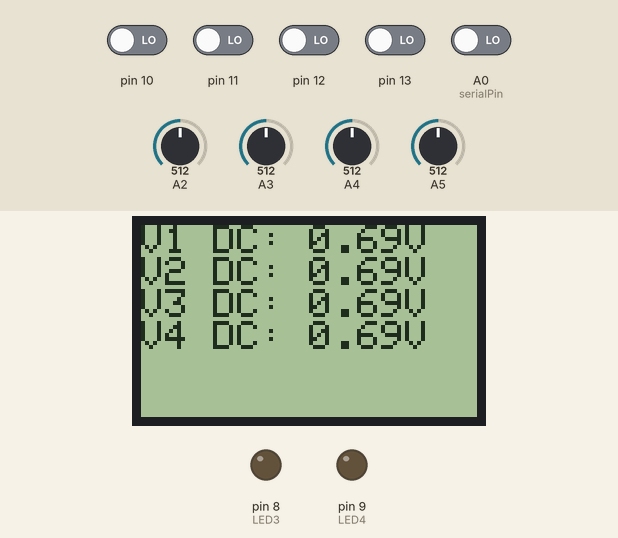
Recording of a sketch running on a simulated Arduino Uno, built with avr-gcc and run on an emulated ATmega328P. Shown: 84×48 one-colour display, output pins drawn as LEDs (lit = HIGH). Inputs (shaded band) come from the test bench; at power-on: A0 (serialPin), pin 10–13 LOW, A2 = 512, A3 = 512, A4 = 512, A5 = 512. What the sketch prints to the serial monitor is not drawn.

Above: at 3.2 s.
3.3 s: pin 12 driven HIGH
At 4.7 s:
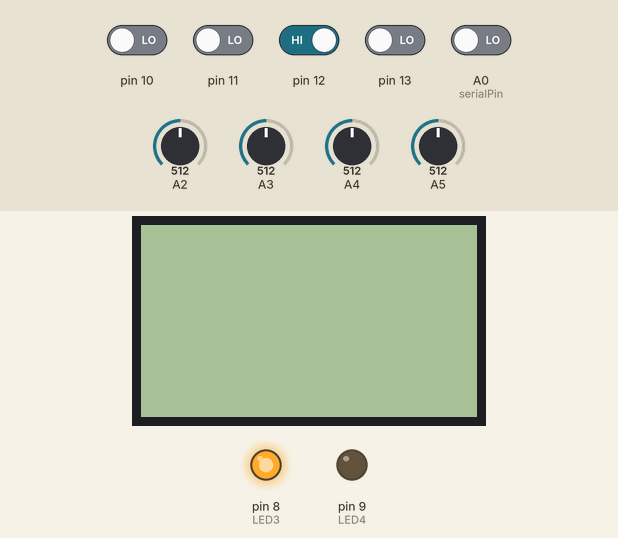
5.4 s: A2 set to 913
7.1 s: A2 set to 934
At 8.1 s:
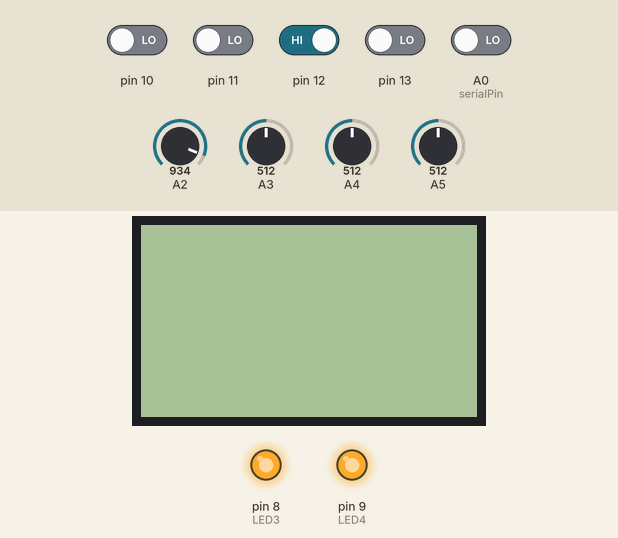
8.7 s: A3 set to 371
10.3 s: A3 set to 352
At 11.6 s:
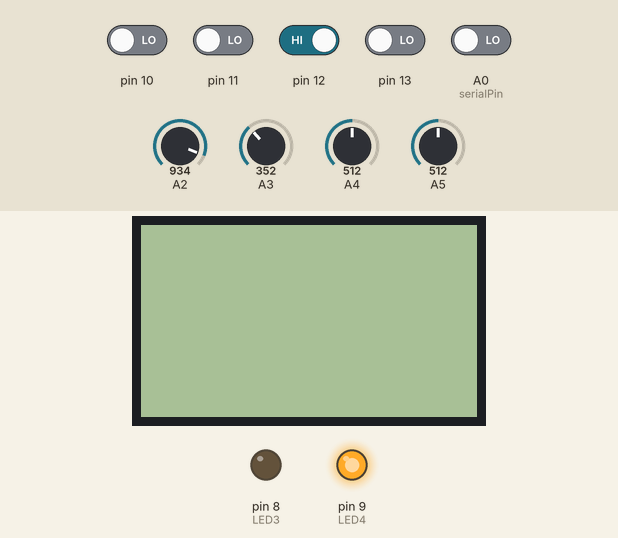
Timing chart, 0 to 13.3 s (numbered marks = the images above; inputs shaded):
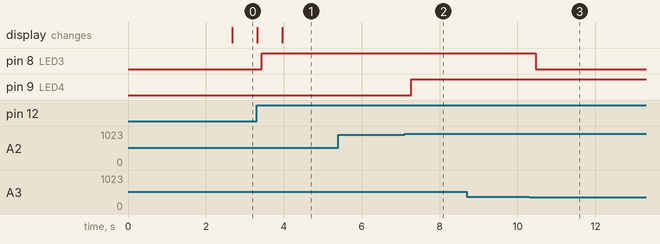

Measured:
- the behaviour switches between 924 and 925 on A2 (found by bisection; images 1 and 2)
- the behaviour switches between 360 and 359 on A3 (found by bisection; images 2 and 3)
- after the input at 3.3 s, pin 8 (LED3): LOW → HIGH after 0.14 s
- after the input at 5.4 s, every drawn part: stays the same
- after the input at 7.1 s, pin 9 (LED4): LOW → HIGH after 0.18 s
- after the input at 8.7 s, every drawn part: stays the same
- after the input at 10.3 s, pin 8 (LED3): HIGH → LOW after 0.17 s

The sketch:

lab3-ac.ino
```cpp
//     Universidad de Costa Rica
// Laboratorio de Microcontroladores
// Laboratorio 3 - Voltimetro 4 canales
// Estudiantes;  Raquel Corrales Marín B92378
//               Alexa Carmona Buzo B91643
// Febrero 2022.

#include <SPI.h>
#include <Adafruit_GFX.h>
#include <Adafruit_PCD8544.h>
#define LED1 0
#define LED2 1
#define LED3 8
#define LED4 9
Adafruit_PCD8544 display = Adafruit_PCD8544(7, 6, 5, 4, 2);
float v0 = 4.98; // valor real de la alimentacion de Arduino, Vcc
float r1 = 100000; // 100k
float r2 = 10000; // 10K
float v_1 = 0;
float v_2 = 0;
float v_3 = 0;
float v_4 = 0;
int serialPin = A0;
int buttonState = 0;

void setup() {
pinMode(serialPin, INPUT);
pinMode(13, INPUT);
pinMode(12, INPUT);
pinMode(11, INPUT);
pinMode(10, INPUT);
pinMode(LED1, OUTPUT);
pinMode(LED2, OUTPUT);
pinMode(LED3, OUTPUT);
pinMode(LED4, OUTPUT);

Serial.begin(9600);
display.begin();
display.setContrast(57);
display.clearDisplay();
display.setTextSize(1);
display.setTextColor(BLACK);
display.clearDisplay();


delay(2000);
}

void loop() {


  uint16_t max_v1 = 0;
    for(uint8_t i = 0; i < 100; i++) {
    uint16_t r = analogRead(5);  // read from analog channel 3 (A3)
    if(max_v1 < r) max_v1 = r;
    delayMicroseconds(200);
  }

  uint16_t max_v2 = 0;
    for(uint8_t i = 0; i < 100; i++) {
    uint16_t r = analogRead(4);  // read from analog channel 3 (A3)
    if(max_v2 < r) max_v2 = r;
    delayMicroseconds(200);
  }

  uint16_t max_v3 = 0;
    for(uint8_t i = 0; i < 100; i++) {
    uint16_t r = analogRead(3);  // read from analog channel 3 (A3)
    if(max_v3 < r) max_v3 = r;
    delayMicroseconds(200);
  }

  uint16_t max_v4 = 0;
    for(uint8_t i = 0; i < 100; i++) {
    uint16_t r = analogRead(2);  // read from analog channel 3 (A3)
    if(max_v4 < r) max_v4 = r;
    delayMicroseconds(200);
  }

  //--------------------------------------------------------------------
  // Calculos e impresion en pantalla
  //--------------------------------------------------------------------
  int interruptor1 = digitalRead(10);   //lee el estado del botón
  int interruptor2 = digitalRead(11);   //lee el estado del botón
  int interruptor3 = digitalRead(12);   //lee el estado del botón
  int interruptor4 = digitalRead(13);   //lee el estado del botón
//----------------------------------------------------------------------
//----------------------------------------------------------------------
//----------------------------------------------------------------------
  if(interruptor1==HIGH) {          //si el estado es pulsado

    float v_00 = max_v1*0.00488*(1+r1/r2);
     v_1 = v_00 *0.7071+0.7;

    display.print("V1 AC: ");
    display.print(v_1);
    display.print("V");

  // ENCENDIDO DE LEDs DE EMERGENCIA POR LIMITE DE TENSION para tension entrada, no rms
    float v = v_00 +0.7;
    if (20 < v || v < -20) {
      digitalWrite(LED1, HIGH);
    }
    else {
      digitalWrite(LED1, LOW);
    }

  }
  else{                                   //si el estado es no pulsado

     float v = analogRead(5) *0.00488;
      v_1 = v*9.6-24 + 0.7;
      display.print("V1 DC: ");
      display.print(v_1);
      display.print("V");

    // ENCENDIDO DE LEDs DE EMERGENCIA POR LIMITE DE TENSION
    if (20 < v_1 || v_1 < -20) {
      digitalWrite(LED1, HIGH);
    }
    else {
      digitalWrite(LED1, LOW);
    }
  }


//----------------------------------------------------------------------
//----------------------------------------------------------------------
//----------------------------------------------------------------------
  if(interruptor2==HIGH) {          //si el estado es pulsado

     float v_00 = max_v2*0.00488*(1+r1/r2);
     v_2 = v_00 *0.7071+0.7;
    display.print("\n");
    display.print("V2 AC: ");
    display.print(v_2);
    display.print("V");
  // ENCENDIDO DE LEDs DE EMERGENCIA POR LIMITE DE TENSION para tension entrada, no rms
    float v = v_00 +0.7;
    if (20 < v || v < -20) {
      digitalWrite(LED2, HIGH);
    }
    else {
      digitalWrite(LED2, LOW);
    }
  }
  else{                                   //si el estado es no pulsado
      float v = analogRead(4) *0.00488;
      v_2 = v*9.6 -24 + 0.7;
      display.print("\n");
      display.print("V2 DC: ");
      display.print(v_2);
      display.print("V");

   // ENCENDIDO DE LEDs DE EMERGENCIA POR LIMITE DE TENSION
    if (20 < v_2 || v_2 < -20) {
      digitalWrite(LED2, HIGH);
    }
    else {
      digitalWrite(LED2, LOW);
  }
   }


//----------------------------------------------------------------------
//----------------------------------------------------------------------
//----------------------------------------------------------------------
  if(interruptor3==HIGH) {          //si el estado es pulsado

     float v_00 = max_v3*0.00488*(1+r1/r2);
     v_3 = v_00 *0.7071+0.7;
    display.print("\n");
    display.print("V3 AC: ");
    display.print(v_3);
    display.print("V");
  // ENCENDIDO DE LEDs DE EMERGENCIA POR LIMITE DE TENSION para tension entrada, no rms
    float v = v_00 +0.7;
    if (20 < v || v < -20) {
      digitalWrite(LED3, HIGH);
    }
    else {
      digitalWrite(LED3, LOW);
    }
  }
  else{                                   //si el estado es no pulsado
    float v = analogRead(3) *0.00488;
      v_3 = v *9.6 -24+ 0.7;
      display.print("\n");
      display.print("V3 DC: ");
      display.print(v_3);
      display.print("V");

     // ENCENDIDO DE LEDs DE EMERGENCIA POR LIMITE DE TENSION
    if (20 < v_3 || v_3 < -20) {
      digitalWrite(LED3, HIGH);
    }
    else {
      digitalWrite(LED3, LOW);
       }
  }

//----------------------------------------------------------------------
//----------------------------------------------------------------------
//----------------------------------------------------------------------

  if(interruptor4==HIGH) {          //si el estado es pulsado

    float v_00 = max_v4*0.00488*(1+r1/r2);
      v_4 = v_00 *0.7071+0.7;
      display.print("\n");
      display.print("V4 AC: ");
      display.print(v_4);
      display.print("V");
  // ENCENDIDO DE LEDs DE EMERGENCIA POR LIMITE DE TENSION para tension entrada, no rms
    float v = v_00 +0.7;
    if (20 < v || v < -20) {
      digitalWrite(LED4, HIGH);
    }
    else {
      digitalWrite(LED4, LOW);
    }
  }

  else{                                   //si el estado es no pulsado
    float v = analogRead(2) *0.00488;
      v_4 = v *9.6-24 + 0.7;
    display.print("\n");
    display.print("V4 DC: ");
    display.print(v_4);
    display.print("V");

    // ENCENDIDO DE LEDs DE EMERGENCIA POR LIMITE DE TENSION
    if (20 < v_4 || v_4 < -20) {
      digitalWrite(LED4, HIGH);
    }
    else {
      digitalWrite(LED4, LOW);
 }
  }


//--------------------------------------------------------------------
// IMPRIMIR EN PANTALLA Y DATOS SERIALES AC/DC
  //--------------------------------------------------------------------
buttonState = digitalRead(serialPin);

  if(buttonState==HIGH) {          //si el estado es pulsado

    if(interruptor1==HIGH) {          //si el estado es pulsado

      Serial.print("V1_AC: ");
      Serial.println(v_1);

    }

    else{                                   //si el estado es no pulsado
          Serial.print("V1_DC: ");
          Serial.println(v_1);
    }

    if(interruptor2==HIGH) {          //si el estado es pulsado

      Serial.print("V2_AC: ");
      Serial.println(v_2);

    }

    else{                                   //si el estado es no pulsado
          Serial.print("V2_DC: ");
          Serial.println(v_2);
    }

    if(interruptor3==HIGH) {          //si el estado es pulsado

      Serial.print("V3_AC: ");
      Serial.println(v_3);

    }

    else{                                   //si el estado es no pulsado
          Serial.print("V3_DC: ");
          Serial.println(v_3);
    }
    if(interruptor4==HIGH) {          //si el estado es pulsado

      Serial.print("V4_AC: ");
      Serial.println(v_4);

    }

    else{                                   //si el estado es no pulsado
          Serial.print("V4_DC: ");
          Serial.println(v_4);
    }

  }

  else{                                   //si el estado es no pulsado

      Serial.print("La trasmision de datos seriales esta deshabilitada.");

  }
delay(500);
display.display();
display.clearDisplay();

}
```
